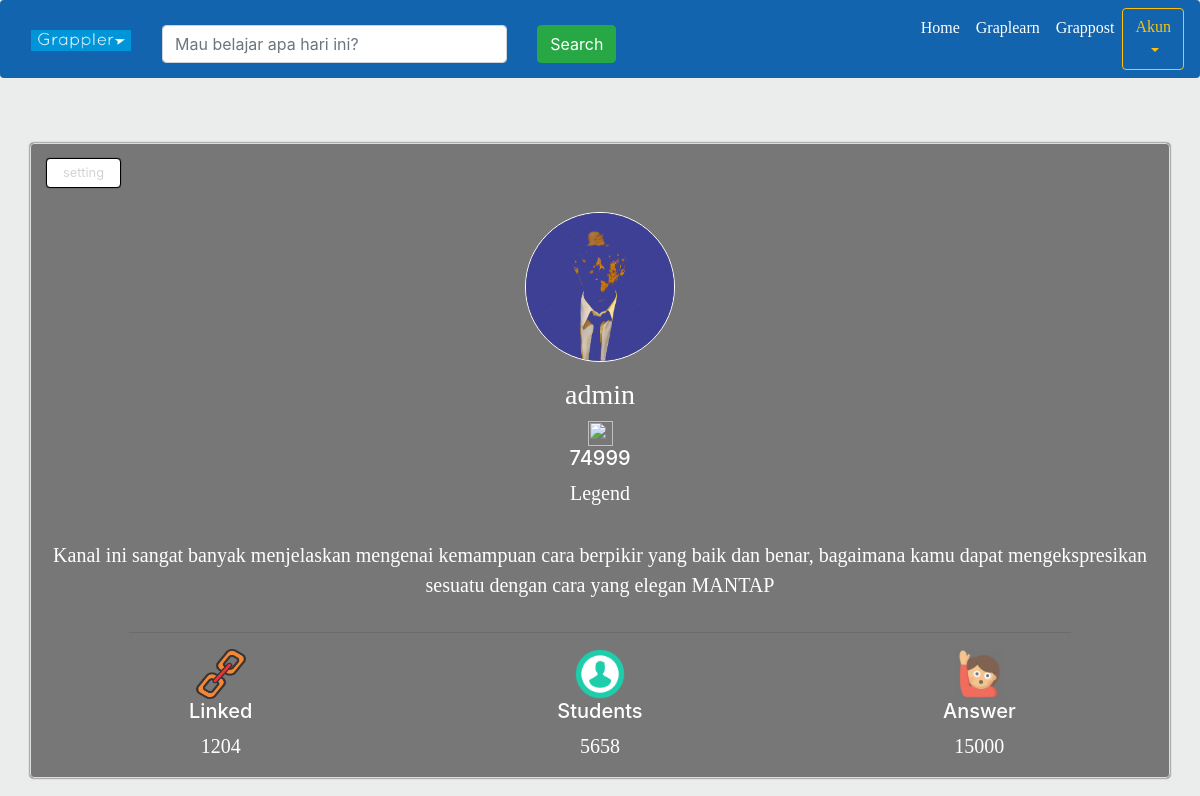
Page /akun/profile/ (signed in, upper part) on the earlier database version.
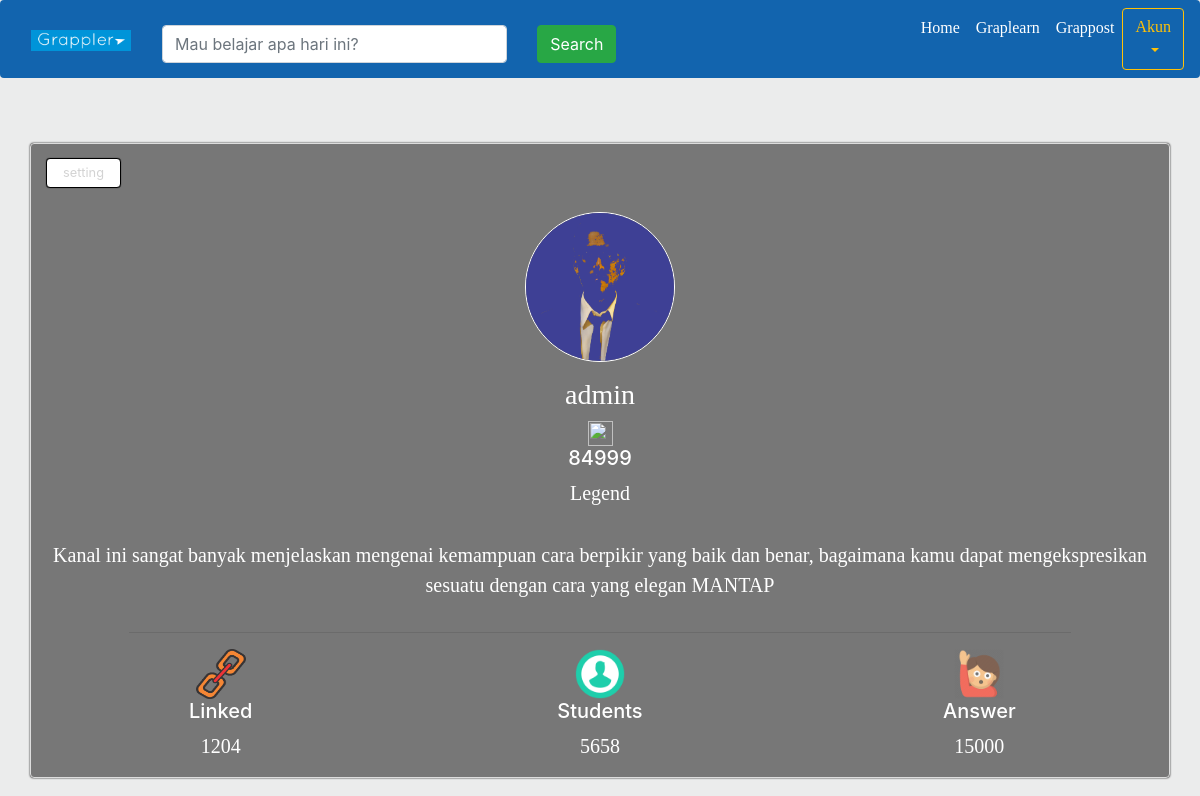
Same page on the later database version.
### akun/models.py (models this page shows, shortened)
class Dompet(models.Model):
	user 			= models.ForeignKey(User, on_delete=models.CASCADE)
	uang 			= models.PositiveIntegerField(default=0)

### akun/views.py (the view)
# urls.py: path('profile/',views.profile,name = 'profile'),
@login_required
def profile(request):
	current_user  = User.objects.get(username = request.user.username)
	userCoin, created = Dompet.objects.get_or_create(
		user = request.user
	)
	userProfile = Profile.objects.get(user = request.user)
	userCourse = Course.objects.filter(user = request.user)
	userPrestasi,created = Proyek.objects.get_or_create(
		user = request.user,
	)
	myCourses,created = MyCourse.objects.get_or_create(
		user = current_user
		)
	myCourses = myCourses.courses.exclude(user = request.user)
	users = []
	for course in userCourse:
		users.append(course.user)
	jumlahCourse = len(userCourse)
	userPost = Postingan.objects.filter(user = current_user)
	context = {
		'judul' : 'Profile',
		'jumboTag' : 'Profile Page',
		'userProfile' : userProfile,
		'userCourse' : userCourse,
		'jumlahCourse' : jumlahCourse,
		'userPrestasi' : userPrestasi,
		'userCoin' : userCoin,
		'users' : users,
		'myCourses' : myCourses,
		'userPost' : userPost
	}
	if request.user.profile == userProfile:
		context['settingbutton'] = 'setting'
	return render(request, 'akun/profile.html', context)

### akun/templates/akun/profile.html (shortened to what this page needs)
{% extends "base.html" %}
{% load static %}
{% block cssOpt %}
	<link rel="stylesheet" href="{% static "css/akun/profile.css" %}">
{% endblock cssOpt %}
{% block konten1 %}
	<div class="container profilecontainer">
		{% if settingbutton %}
			<a href="{% url "akun:updateprofile" userProfile.id %}">
			<div class="container setting">
			<small>{{settingbutton}}</small></div></a>
		{% endif %}
		<div class="row mt-4">
			<div class="col-sm-12 text-center">
			<img src="{{userProfile.foto.url}}" alt="" class='profilepicture'>
			</div>
		</div>
		<div class="row">
			<div class="col-sm-12 text-center mt-3">
				<h3>{{userProfile.nama}}</h3>
			</div>
		</div>
		{% if userCoin %}
			<div class="coin">
				<img src="{% static "img/coin.png" %}" alt="">
				<h5>{{userCoin.uang}}</h5>
			</div>
		{% endif %}
		<div class="row text-center">
			<div class="col-sm-12">
				<div class="status text-center">
					<p>{{userProfile.get_user_level_display}}</p>
				</div>
			</div>
		</div>
		<div class="row">
			<div class="col-sm-12 text-center mt-3">
				<p>{{userProfile.deskripsi_kanal}}</p>
			</div>
		</div>
		<hr>
		<div class="row status">
			<div class="col-sm-4">
				<img src="{% static "img/link.png" %}" alt="">
				<h5>Linked</h5>
				<p>1204</p>
			</div>
			<div class="col-sm-4">
				<img src="{% static "img/user.png" %}" alt="">
				<h5>Students</h5>
				<p>5658</p>
			</div>
			<div class="col-sm-4">
				<img src="{% static "img/answer.png" %}" alt="">
				<h5>Answer</h5>
				<p>15000</p>
			</div>
		</div>
	</div>
	<div class="container profileindex text-center">
		<div class="row">
			<div class="col-sm-4">
			</div>
			<div class="col-sm-3 userposting">
			</div>
		</div>
	</div>
{% endblock konten1 %}

Differences in the rows shown:
changed Dompet: uang "74999" → "84999"
